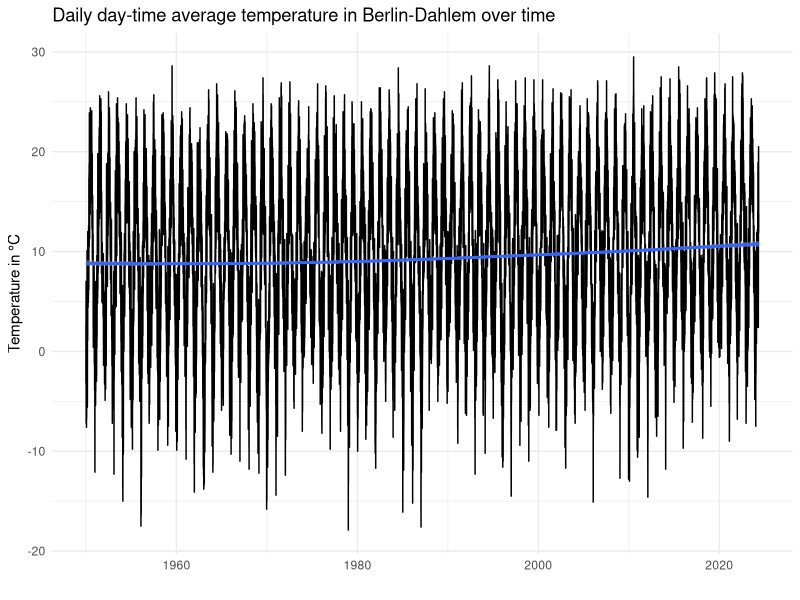
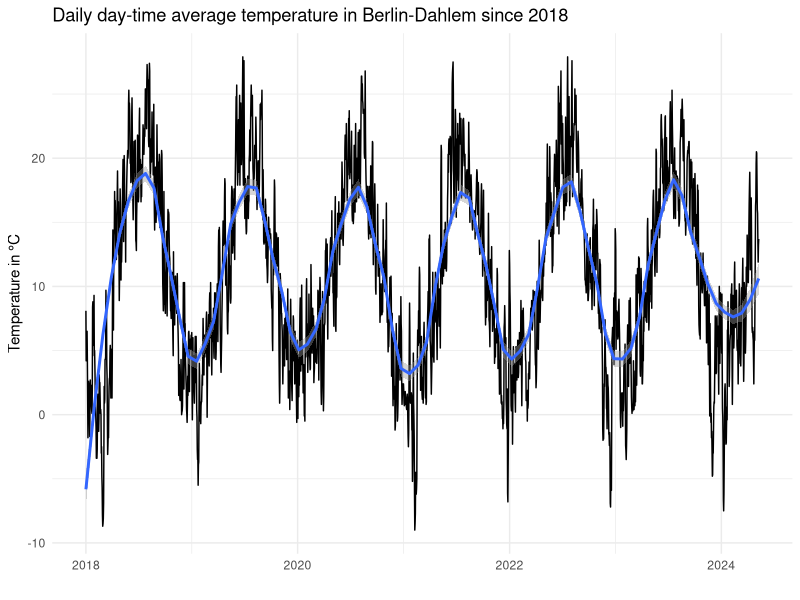
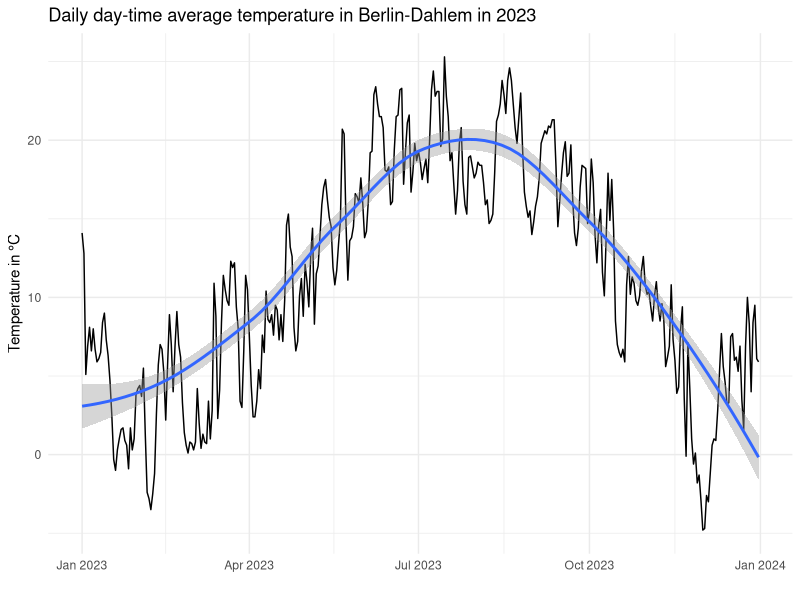
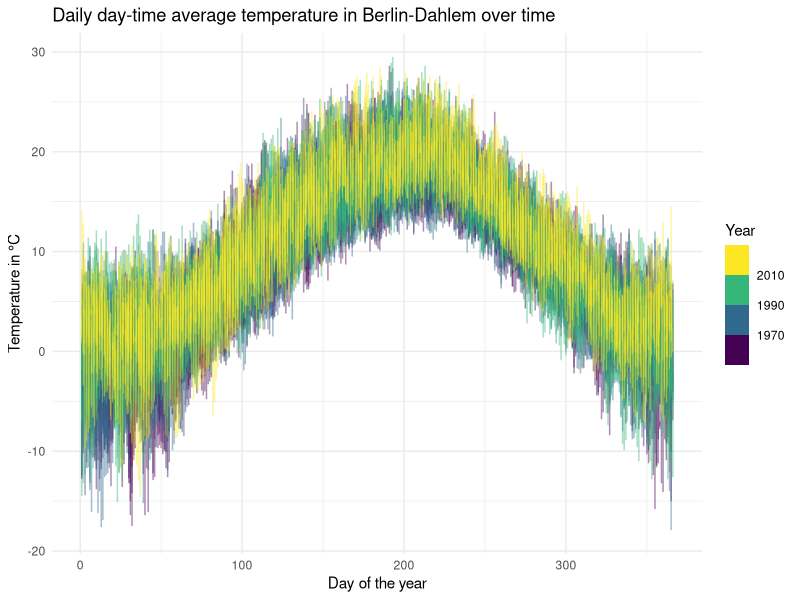
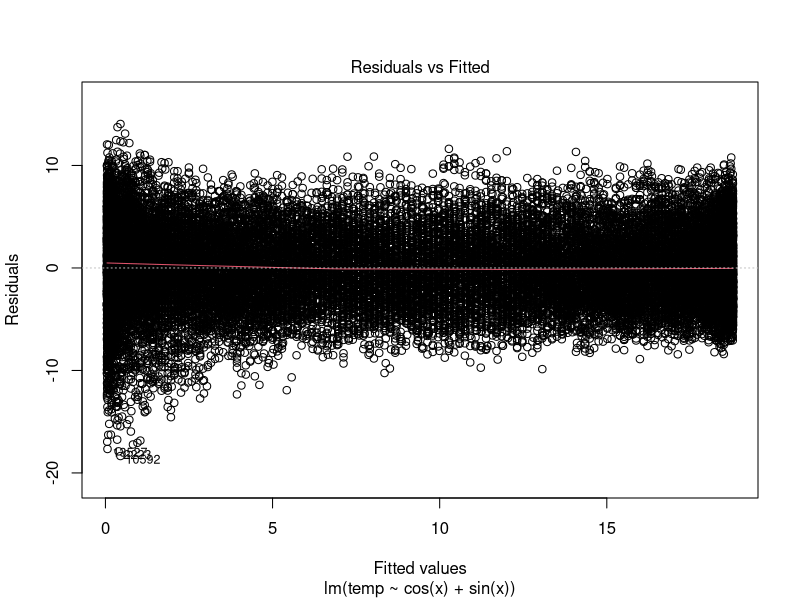
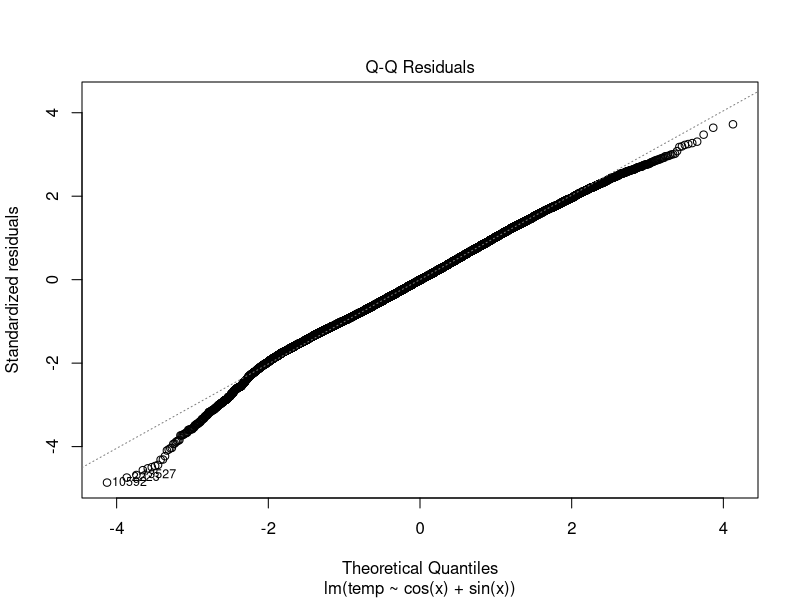
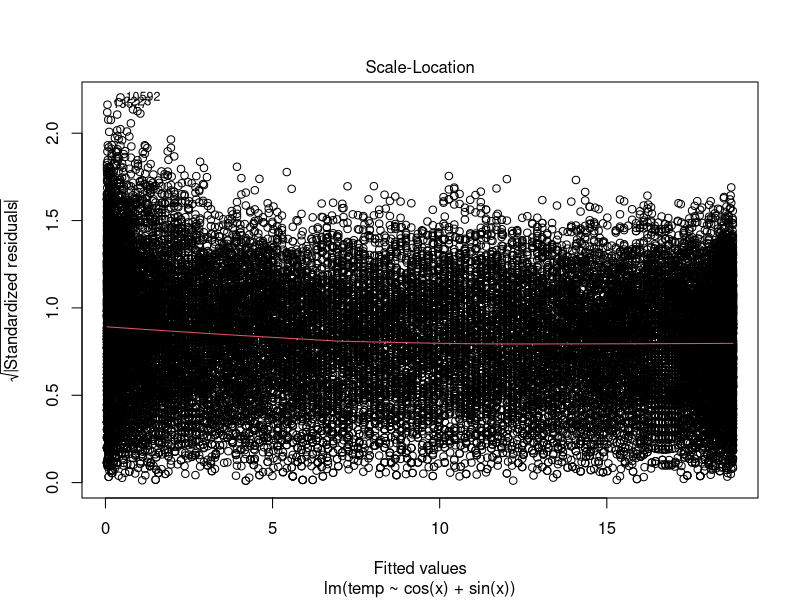
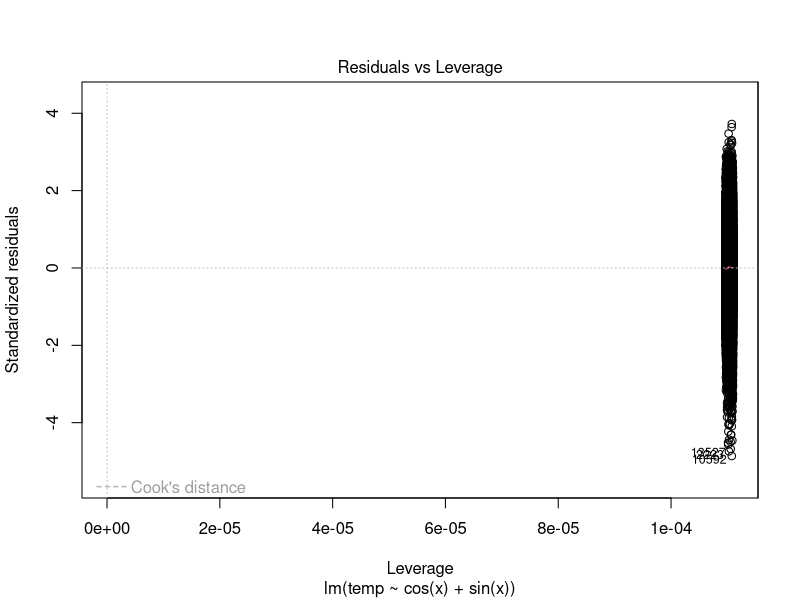

The R source for these figures, in order:
## ---- chunk 1
knitr::opts_chunk$set(echo = TRUE)
## ---- chunk 2
library(dplyr)
library(tidyr)
library(ggplot2)

theme_set(theme_minimal())
## ---- chunk 3
raw_hist <- read.delim('data/produkt_klima_tag_19500101_20221231_00403.txt', sep = ';')
head(raw_hist)
## ---- chunk 4
raw_pres <- read.delim('data/produkt_klima_tag_20221107_20240509_00403.txt', sep = ';')
head(raw_pres)
## ---- chunk 5
meas <- bind_rows(raw_hist, raw_pres) |>
    select(date = MESS_DATUM, temp = TMK) |>   # TMK is day-time average temperature in °C
    mutate(date = as.POSIXct(strptime(date, "%Y%m%d")),
           year = as.integer(as.numeric(format(date, "%Y"))),
           day = as.integer(as.numeric(format(date, "%j")))) |> # day of the year as decimal number from 1 to 366
    distinct(date, .keep_all = TRUE)   # remove duplicates
rm(raw_hist, raw_pres)                 # don't need the raw data any more
stopifnot(all(count(meas, date)$n == 1))   # make sure there are no duplicates
head(meas)
## ---- chunk 6
ggplot(meas, aes(date, temp)) +
    geom_line() +
    geom_smooth(method = "gam") +
    labs(title = "Daily day-time average temperature in Berlin-Dahlem over time",
         x = "",
         y = "Temperature in °C")
## ---- chunk 7
filter(meas, year >= 2018) |>
    ggplot(aes(date, temp)) +
        geom_line() +
        geom_smooth(span = 0.2, method = "loess") +
        labs(title = "Daily day-time average temperature in Berlin-Dahlem since 2018",
             x = "",
             y = "Temperature in °C")
## ---- chunk 8
filter(meas, year == 2023) |>
    ggplot(aes(date, temp)) +
        geom_line(method = "loess") +
        geom_smooth() +
        labs(title = "Daily day-time average temperature in Berlin-Dahlem in 2023",
             x = "",
             y = "Temperature in °C")
## ---- chunk 9
ggplot(meas, aes(day, temp, color = year)) +
    geom_line(alpha = 0.25) +
    scale_color_binned(name = "Year", type = 'viridis') +
    labs(title = "Daily day-time average temperature in Berlin-Dahlem over time",
             x = "Day of the year",
             y = "Temperature in °C")
## ---- chunk 10
# compute frequency x
meas <- mutate(meas, x = 2 * pi * day/366)

# fit the model
m1 <- lm(temp ~ cos(x) + sin(x), meas)
summary(m1)
## ---- chunk 11
plot(m1)
## ---- chunk 12
meas_fit <- cbind(meas, pred = fitted(m1))

filter(meas_fit, year >= 2018) |>
    ggplot() +
        geom_line(aes(date, temp), alpha = 0.25) +
        geom_line(aes(date, pred), color = 'red')
## ---- chunk 13
a <- m1$coefficients[2]
b <- m1$coefficients[3]

c <- sign(a) * sqrt(a^2 + b^2)
phi <- atan(-b/a)

meas_fit$pred2 <- m1$coefficients[1] + c * cos(meas$x + phi)

filter(meas_fit, year >= 2018) |>
    ggplot() +
        geom_line(aes(date, temp), alpha = 0.25) +
        geom_line(aes(date, pred), color = 'red') +
        geom_line(aes(date, pred2), color = 'blue', linetype = "dashed")

## ---- chunk 14
ggplot(meas_fit) +
    geom_line(aes(date, temp), alpha = 0.25) +
    geom_line(aes(date, pred), color = 'red')
## ---- chunk 15
filter(meas_fit, year %in% (1950 + 0:6 * 10)) |>
    ggplot(aes(day, temp, color = year)) +
        geom_point(alpha = 0.25) +
        geom_line(aes(day, pred), color = 'red') +
        scale_color_binned(type = 'viridis')
        
## ---- chunk 16
m2 <- lm(temp ~ year + cos(2 * pi * day/366) + sin(2 * pi * day/366), meas)
summary(m2)
## ---- chunk 17
plot(m2)
## ---- chunk 18
meas_fit2 <- cbind(meas, pred = fitted(m2))

filter(meas_fit2, year >= 2018) |>
    ggplot() +
        geom_line(aes(date, temp), alpha = 0.25) +
        geom_line(aes(date, pred), color = 'red')
## ---- chunk 19
ggplot(meas_fit2) +
    geom_line(aes(date, temp), alpha = 0.25) +
    geom_line(aes(date, pred), color = 'red')
## ---- chunk 20
filter(meas_fit2, year %in% (1950 + 0:6 * 10)) |>
    ggplot(aes(day, temp, color = year)) +
        geom_point(alpha = 0.25) +
        geom_line(aes(day, pred, color = year)) +
        scale_color_binned(type = 'viridis')
        
## ---- chunk 21
resid <- meas_fit2$temp - meas_fit2$pred
ggplot(data.frame(resid = resid), aes(resid)) +
    geom_histogram(bins = 20)
## ---- chunk 22
quantile(abs(resid), 0.9)
## ---- chunk 23
thresh_unusal_temp <- 6

resid_stats <- group_by(meas_fit2, year) |>
    summarise(me = mean(temp - pred),
              mae = mean(abs(temp - pred)),
              prop_days_warmer = mean(temp > pred + thresh_unusal_temp),
              prop_days_colder = mean(temp < pred - thresh_unusal_temp))
              #rmse = sqrt(mean((temp - pred)^2)))
resid_stats
## ---- chunk 24
resid_stats_plt <- pivot_longer(resid_stats, !year, names_to = "measure")

filter(resid_stats_plt, measure %in% c("mae", "me")) |>
    ggplot(aes(x = year, y = value, fill = measure)) +
        geom_col(position = position_dodge()) +
        facet_wrap(vars(measure), nrow = 2, scales = "free_y")
## ---- chunk 25
filter(resid_stats_plt, measure %in% c("prop_days_warmer", "prop_days_colder")) |>
    ggplot(aes(x = year, y = value, fill = measure)) +
        geom_col(position = position_stack()) +
        scale_fill_discrete(limits = rev)
## ---- chunk 26
resid_stats_ordered <- filter(resid_stats, year < 2024) |>
    arrange(mae)
resid_stats_ordered |> head(1)
## ---- chunk 27
resid_stats_ordered |> tail(1)
## ---- chunk 28
least_deviation_yr <- resid_stats_ordered |> head(1) |> pull(year)
most_deviation_yr <- resid_stats_ordered |> tail(1) |> pull(year)

least_most_plt <- data.frame(year = c(least_deviation_yr, most_deviation_yr), label = c("least deviation", "most deviation")) |>
    inner_join(meas_fit2, by = 'year') |>
    mutate(label = paste0(year, " (", label, ")"),
           resid = temp - pred,
           transparency = ifelse(abs(resid) > thresh_unusal_temp, 0.5, 0.1))

ggplot(least_most_plt, aes(day, temp, color = label)) +
    geom_point(aes(alpha = transparency)) +
    geom_line(aes(day, pred)) +
    scale_color_discrete(guide = guide_legend(title = NULL)) +
    scale_alpha_identity(guide = NULL)
## ---- chunk 29
ggplot(least_most_plt, aes(day, resid, color = label, alpha = transparency)) +
    geom_hline(yintercept = 0, linetype = "dashed") +
    geom_hline(yintercept = -thresh_unusal_temp, linetype = "dotted") +
    geom_hline(yintercept = thresh_unusal_temp, linetype = "dotted") +
    geom_point() +
    scale_color_discrete(guide = guide_legend(title = NULL)) +
    scale_alpha_identity(guide = NULL)
## ---- chunk 30
ggplot(least_most_plt, aes(day, temp, color = label)) +
    geom_smooth(method = "loess", span = 0.2) +
    geom_line(aes(day, pred), linetype = "dashed") +
    scale_color_discrete(guide = guide_legend(title = NULL)) +
    scale_alpha_identity(guide = NULL)
